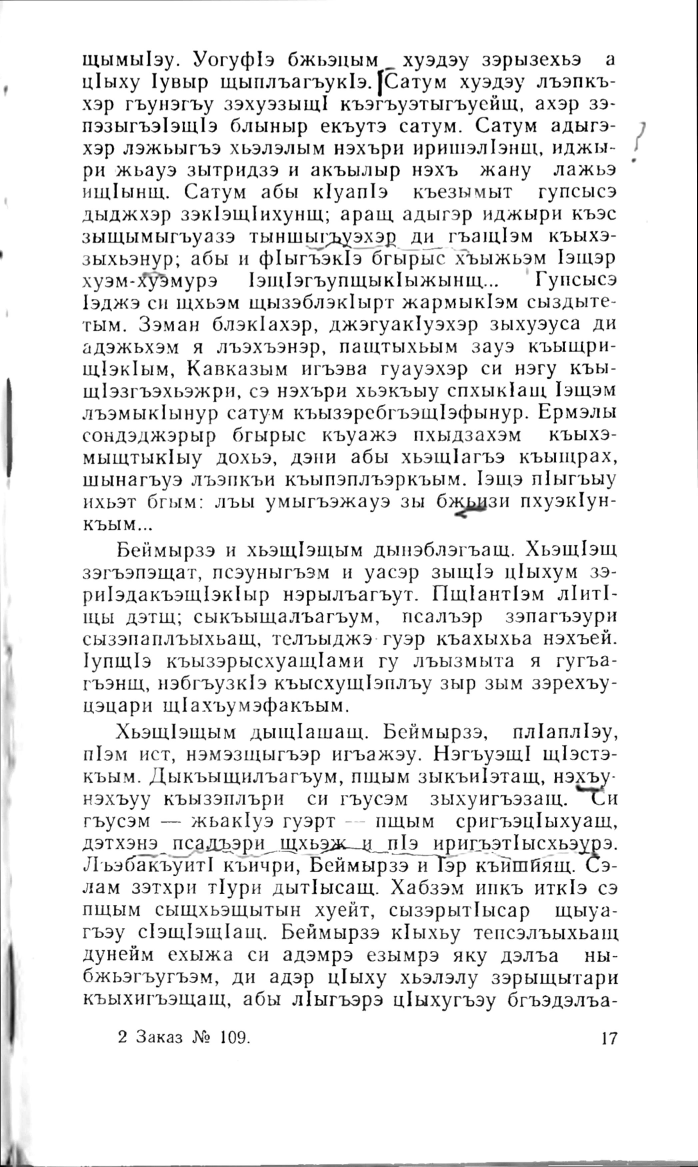
#> input picture notebooks/img_prepocessing/images/input/image_processing.jpg, 2092 x 3500 px (shown at 1/3 size)
$ jupyter execute image_processing.ipynb
#> lines starting #> are read from the running program, lines starting #| are printed output that depends on the picture; after the words box and inside, x2 and y2 are one past the last pixel; in counts of white or black regions, pixels touching at a corner belong together; long printed decimals are rounded
#> in process_image, image is the input picture: PIL image 2092x3500 L; min 0, max 255, mean 234.2
#> the loop in process_image, `for step_name, step_factor in processing_steps:` made 3 passes
#> pass 1, in process_image, `processed_image = enhancer.enhance(step_factor)`:
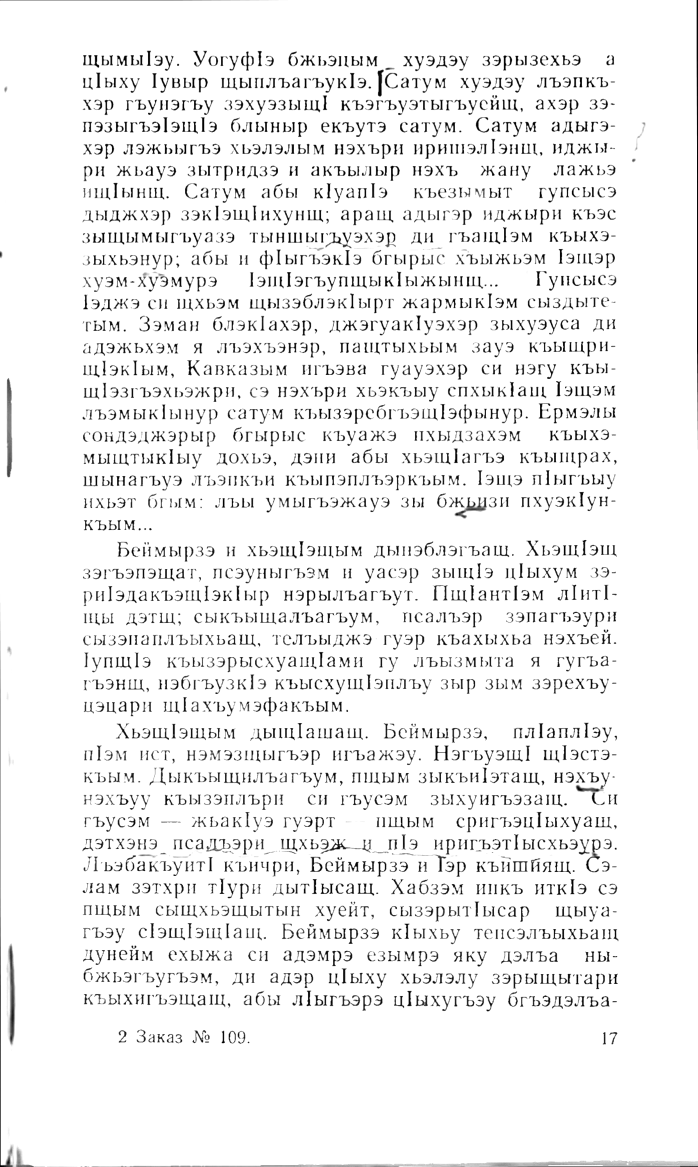
#> processed_image: PIL image 2092x3500 L (shown at 1/3 size); min 0, max 255, mean 239.5
#> after the loop in process_image, `for step_name, step_factor in processing_steps:`: processed_images = 3 items
#> in process_image, `num_steps = len(processed_images)`: num_steps = 3
#> in process_image, `num_columns = num_steps + 1`: num_columns = 4
#> the loop in process_image, `for index, (processed_image, step_name, step_factor) in enumerate(proc..` made 3 passes
#> (step_name, step_factor) on passes 1 to 3: ('Brightness', 1.4), ('Contrast', 1.7), ('Sharpness', 1.4)
#> in process_image, `plt.show()`:
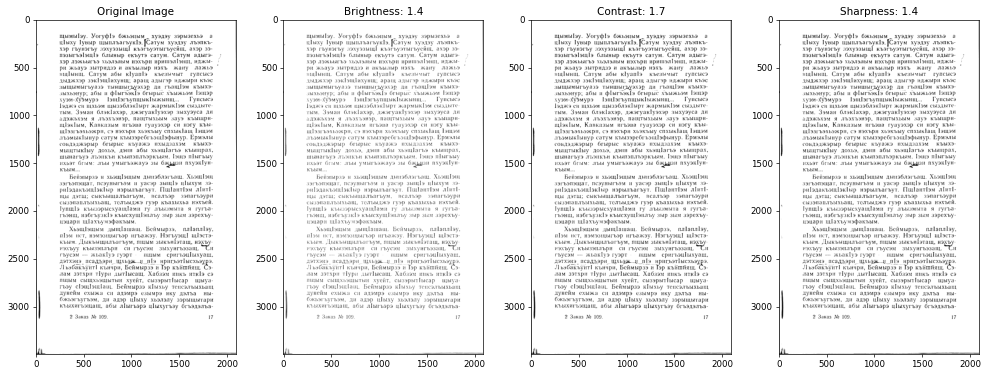
#> figure drawn by matplotlib, 4 panels
[cell 1]
import os.path
from PIL import Image, ImageEnhance
import numpy as np
import cv2
from matplotlib import pyplot as plt

input_img_dir = 'images/input'
output_img_dir = 'images/output'

file_name = 'image_processing.jpg'
file_path = os.path.join(input_img_dir, file_name)

file_processed_dir = file_name.split('.')[0]
output_processed_path = os.path.join(output_img_dir, file_processed_dir)
os.makedirs(output_processed_path, exist_ok=True)

[cell 2]
# Параметры настройки
GAUSSIAN_BLUR_SIZE = (51, 51)
ADAPTIVE_THRESH_BLOCK_SIZE = 11
CONTOUR_AREA_THRESHOLD = 100
RECTANGLE_COLOR = (0, 255, 0)  # BGR
RECTANGLE_THICKNESS = 10

def show_image(subplot, title, image):
    subplot.imshow(image, cmap='gray')
    subplot.title.set_text(title)


def blur_image(img_gray, blur_size=GAUSSIAN_BLUR_SIZE):
    # Применяем адаптивную пороговую функцию
#> called with blur_size = (1, 1)
    _, threshold = cv2.threshold(img_gray, 0, 255, cv2.THRESH_BINARY_INV + cv2.THRESH_OTSU)
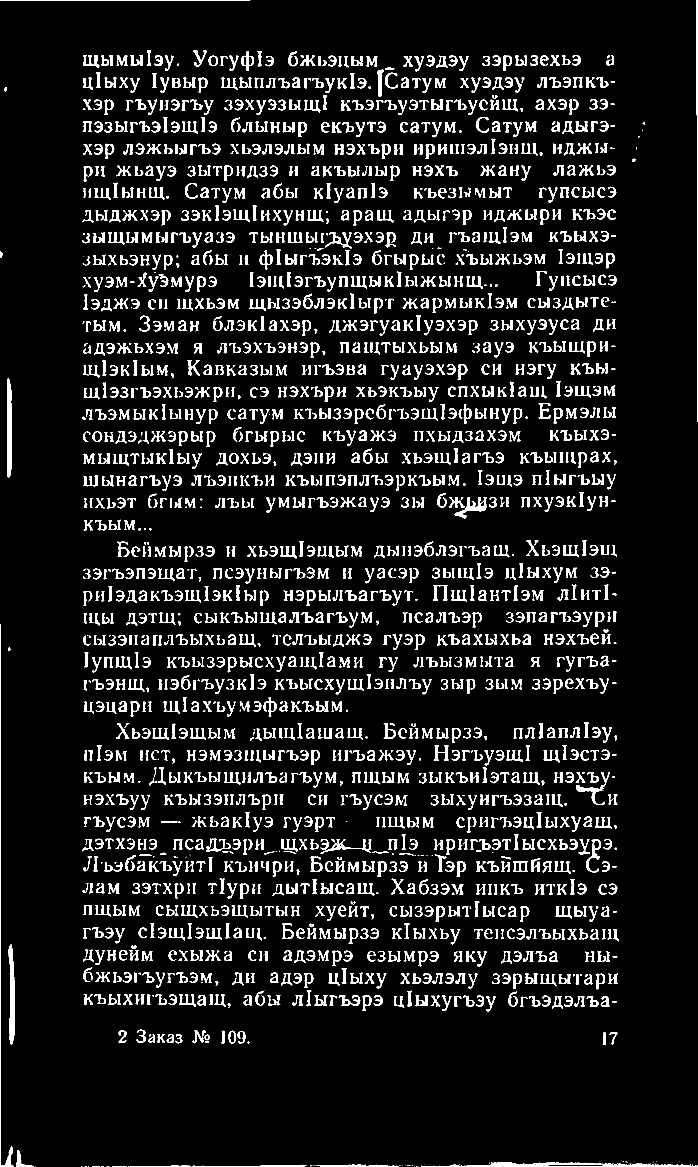
#> threshold: shape (3500, 2092) (shown at 1/3 size); 8.2% white; 2536 white regions (236 under 20 px), largest, box (x1, y1, x2, y2) and area: (21, 1134, 36, 1432) 3764, (26, 2833, 45, 3134) 3707, (0, 1872, 40, 3500) 3041

    # Применяем размытие
    img_blur = cv2.GaussianBlur(threshold, blur_size, 0)

    # Для дебага размытия
    _, img_binary = cv2.threshold(img_blur, 150, 255, cv2.THRESH_BINARY_INV)
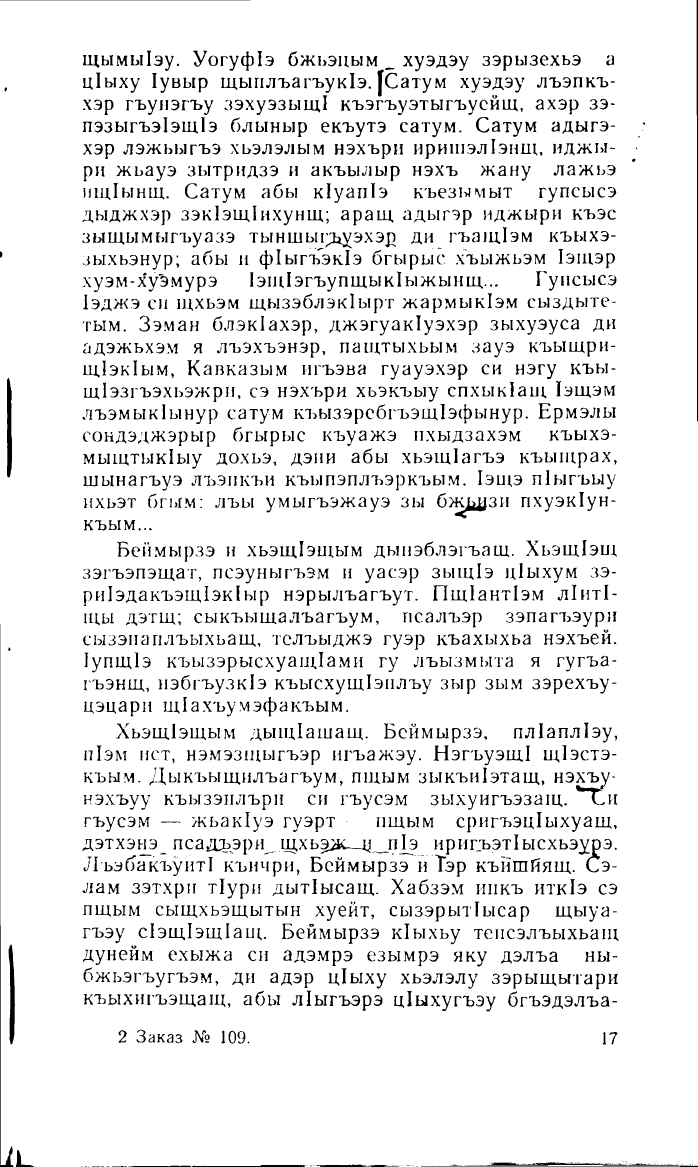
#> img_binary: shape (3500, 2092) (shown at 1/3 size); 91.8% white; 2536 black regions (236 under 20 px)

    return img_blur, img_binary


def find_contour(blur):
    # Ищем контуры
    contours, _ = cv2.findContours(blur, cv2.RETR_EXTERNAL, cv2.CHAIN_APPROX_SIMPLE)
#> contours = 2536 contours, 364 with area under 20; largest, box (x1, y1, x2, y2) and area: (21, 1134, 36, 1432) 3464, (26, 2833, 45, 3134) 3404, (1399, 3486, 2039, 3497) 2008, (1364, 1491, 1460, 1555) 1636, (0, 1872, 40, 3500) 1324
    areas = sorted([cv2.contourArea(cnt) for cnt in contours], reverse=True)
#> areas = 2536 values, max 3463.5 at index 0, min 0 at index 2382, mean 202.8
    areas_mean = np.mean(areas)
#> areas_mean = 202.8
    areas_std = np.std(areas)
#> areas_std = 190
    print(areas_mean, areas_std)
#| 202.813 190.030

    # Фильтруем контуры
    # contours = [cnt for cnt in contours if cv2.contourArea(cnt) > areas_std or cv2.contourArea(cnt) < areas_mean]
    print(areas)
#> (printed output is left out)
    outliers = [x for x in areas if abs(x - areas_std) > areas_std]
#> outliers = 319 values, max 3463.5 at index 0, min 380.5 at index 317, mean 533.8
    print(outliers)
    contours = [cnt for cnt in contours if abs(cv2.contourArea(cnt) - areas_std) > areas_std]
#> contours = 319 contours; largest, box (x1, y1, x2, y2) and area: (21, 1134, 36, 1432) 3464, (26, 2833, 45, 3134) 3404, (1399, 3486, 2039, 3497) 2008, (1364, 1491, 1460, 1555) 1636, (0, 1872, 40, 3500) 1324

    # Сортируем контуры по площади
    contours = sorted(contours, key=cv2.contourArea, reverse=True)
    return contours

[cell 3]
def delete_finger(input_file_path, output_path, blur_size=(20, 5), show=False, debug=False):
    # Загрузка изображения
    image = cv2.imread(input_file_path, cv2.COLOR_BGR2GRAY)

    # Применение размытия для устранения темных участков
    img_blur, img_binary = blur_image(img_gray=image, blur_size=blur_size)

    # Поиск контуров на бинарном изображении
    contours = find_contour(img_blur)

    mask = np.zeros_like(image)  # Создание маски с одним каналом, соответствующим оттенкам серого
    cv2.drawContours(mask, contours, -1, 255, thickness=cv2.FILLED)
#> mask: shape (3500, 2092); 2.7% white; 319 white regions, largest, box (x1, y1, x2, y2) and area: (21, 1134, 36, 1432) 3764, (26, 2833, 45, 3134) 3707, (0, 1872, 40, 3500) 3044
    inverted_mask = cv2.bitwise_not(mask)

    contoured_image = image.copy()
    output_image = image.copy()

    # Создание маски с контурами
    # contours = find_contour(inverted_mask)
    cv2.drawContours(contoured_image, contours, -1, 255, thickness=10)
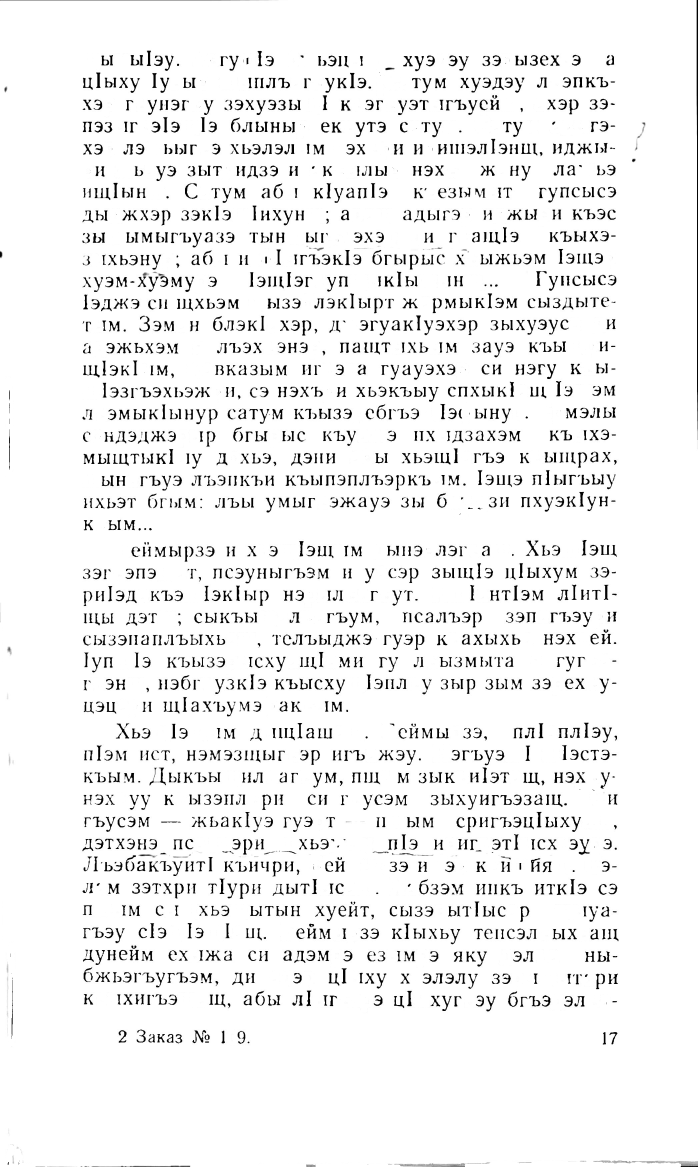
#> contoured_image: shape (3500, 2092) (shown at 1/3 size); min 0, max 255, mean 239.7
    cv2.drawContours(output_image, contours, -1, 255, thickness=cv2.FILLED)
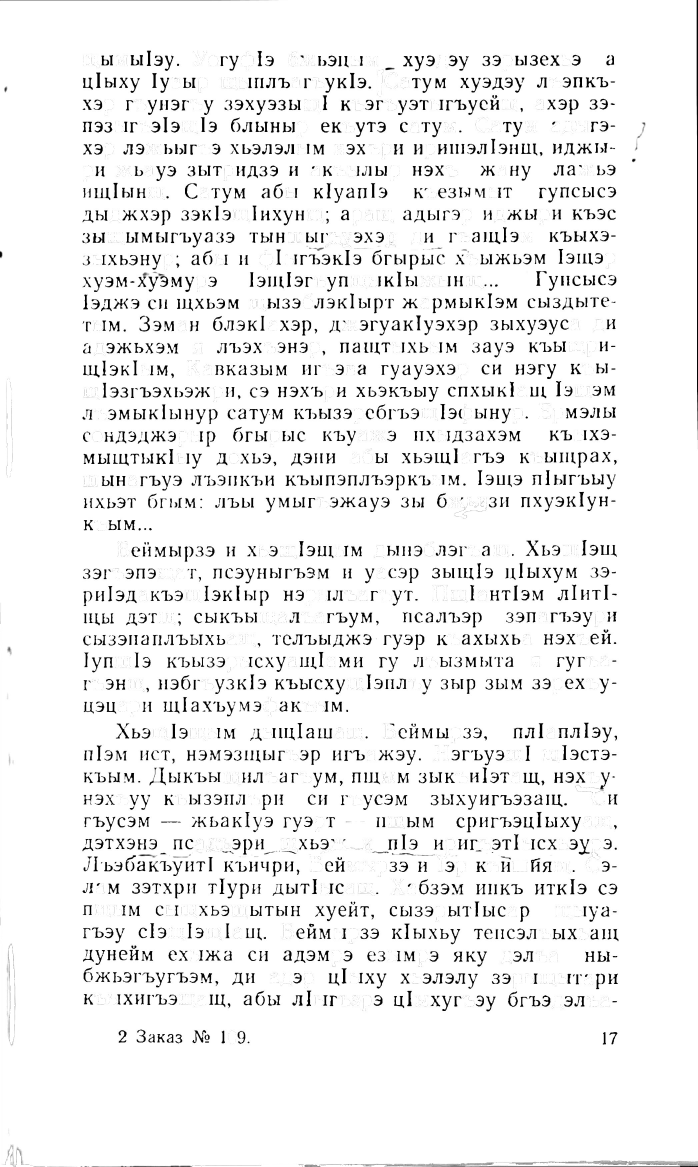
#> output_image: shape (3500, 2092) (shown at 1/3 size); min 0, max 255, mean 239.3

    if show:
        # Отображение результатов
        plt.figure(figsize=(10, 6))
        plt.subplot(241), plt.imshow(image, cmap='gray'), plt.title('Original Image')
        plt.subplot(242), plt.imshow(img_blur, cmap='gray'), plt.title('Binary Image')
        plt.subplot(243), plt.imshow(mask, cmap='gray'), plt.title('Mask')
        plt.subplot(244), plt.imshow(inverted_mask, cmap='gray'), plt.title('Inverted Mask')
        plt.subplot(245), plt.imshow(contoured_image, cmap='gray'), plt.title('Contoured Image')
        plt.subplot(246), plt.imshow(output_image, cmap='gray'), plt.title('Output Image')
        plt.show()

        plt.savefig(os.path.join(output_path, f'00_f_fig_{file_name}'))

    if debug:
        cv2.imwrite(os.path.join(output_path, f'01_f_binary_image_{file_name}'), img_blur)
        cv2.imwrite(os.path.join(output_path, f'02_f_mask_{file_name}'), mask)
        cv2.imwrite(os.path.join(output_path, f'03_f_inverted_mask_{file_name}'), inverted_mask)
        cv2.imwrite(os.path.join(output_path, f'04_f_contoured_image_{file_name}'), contoured_image)
        cv2.imwrite(os.path.join(output_path, f'05_f_output_image_{file_name}'), output_image)

    ext = input_file_path.split(".")[-1]
    out = input_file_path.replace(ext, f'out.{ext}')
    cv2.imwrite(out, output_image)
    return out

[cell 4]
def process_image(input_file_path, output_dir, processing_steps, show=False, debug=False):
    """
    - contrast factor of 0.0 gives a solid grey image. A factor of 1.0 gives the original image.
    - brightness factor of 1.0 gives the original image.
    - sharpness factor of 0.0 gives a blurred image, a factor of 1.0 gives the original image,
    and a factor of 2.0 gives a sharpened image.
    """
    print(os.path.split(input_file_path))
    if not processing_steps:
        processing_steps = [
            ("Contrast", 1.0),
            ("Brightness", 1.0),
            ("Sharpness", 1.0)
        ]

    image = Image.open(input_file_path)
    image = image.convert("L")  # Convert to grayscale

    processed_images = []

    for step_name, step_factor in processing_steps:
        enhancer = getattr(ImageEnhance, step_name)(image)
        processed_image = enhancer.enhance(step_factor)
        processed_images.append((processed_image.copy(), step_name, step_factor))
        image = processed_image

    if debug:
        for index, (processed_image, step_name, step_factor) in enumerate(processed_images, start=1):
            processed_image.save(os.path.join(output_dir, f'{index:02d}_p_{step_name.lower()}_{step_factor}_{file_name}'))

    if show:
        num_steps = len(processed_images)
        num_columns = num_steps + 1
        plt.figure(figsize=(4 * num_columns, 6))

        plt.subplot(1, num_columns, 1), plt.imshow(image, cmap='gray'), plt.title('Original Image')

        for index, (processed_image, step_name, step_factor) in enumerate(processed_images, start=2):
            plt.subplot(1, num_columns, index), plt.imshow(processed_image, cmap='gray'), plt.title(f'{step_name}: {step_factor}')

        plt.tight_layout()
        plt.show()

    steps_2_name_prefix = '__'.join([f'{p[0]}{c}' for p, c in processing_steps])
    output_file_path = os.path.join(output_dir, f'{len(processed_images) + 1:02d}_p_final_{steps_2_name_prefix}_{file_name}')
    image.save(output_file_path)
    return output_file_path

[cell 5]
process_steps = [
    ("Brightness", 1.4),
    ("Contrast", 1.7),
    ("Sharpness", 1.4),
]

[cell 6]
processed_img = process_image(
    file_path, output_processed_path,
    processing_steps=process_steps,
    show=True
)
delete_finger(
    processed_img, output_processed_path,
    blur_size=(1, 1),
    show=True,
    debug=True
)

[cell 7]
import itertools
process_steps_permutations = list(itertools.permutations(process_steps))

apply_filter_output_path = os.path.join(output_processed_path, 'apply_filter')
os.makedirs(apply_filter_output_path, exist_ok=True)

for process_steps_p in process_steps_permutations:
    output_path = process_image(file_path, apply_filter_output_path, processing_steps=process_steps_p)

[cell 8]
apply_filter_product_output_path = os.path.join(output_processed_path, 'apply_filter_product')
os.makedirs(apply_filter_product_output_path, exist_ok=True)

def frange(start, stop, step):
    i = start
    while i <= stop:
        yield i
        i += step

step_size = 0.5  # Step size for adjusting the factors
min_factor = 1.2
max_factor = 1.8

factor_range = [round(factor, 1) for factor in frange(min_factor, max_factor, step_size)]
combinations = list(itertools.product(factor_range, repeat=len(process_steps)))
process_steps_permutations = list(itertools.permutations(process_steps))

for process_steps_p in process_steps_permutations:
    for combination in combinations:
        custom_steps = [(step_name, factor) for (step_name, _), factor in zip(process_steps_p, combination)]

        output_path = process_image(file_path, apply_filter_product_output_path, processing_steps=custom_steps)
